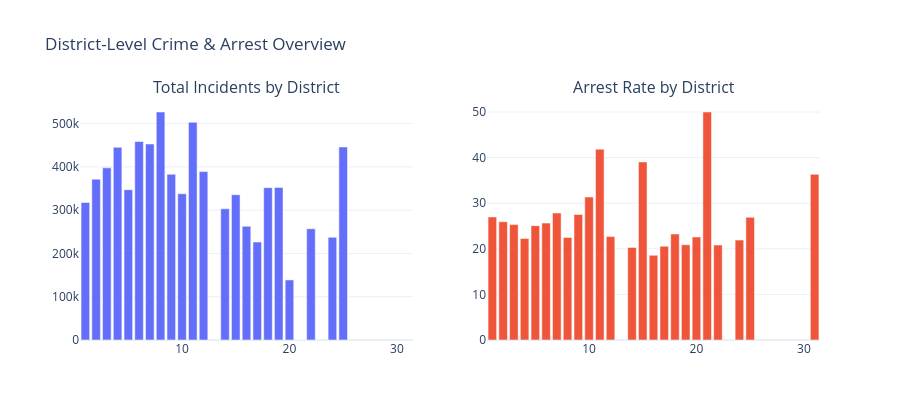

Notebook source saved alongside this figure:
### Code cell
# District-level breakdown
dist = df_raw.copy()
dist["arrest_flag"] = dist["Arrest"].map({"true":1,"false":0,True:1,False:0})

dist_stats = (dist.groupby("District")
              .agg(count=("Case Number","count"),
                   arrest_rate=("arrest_flag","mean"))
              .reset_index()
              .sort_values("count", ascending=False))

fig = make_subplots(rows=1, cols=2,
    subplot_titles=["Total Incidents by District","Arrest Rate by District"])

fig.add_trace(go.Bar(x=dist_stats["District"], y=dist_stats["count"]), row=1, col=1)
fig.add_trace(go.Bar(x=dist_stats["District"], y=dist_stats["arrest_rate"]*100), row=1, col=2)

fig.update_layout(height=420, template="plotly_white",
    title=" District-Level Crime & Arrest Overview", showlegend=False)
fig.show()

### Figure 1 — Plotly figure (JSON) as saved in the notebook; plotly's stock layout.template omitted (floating-point values rounded to 4 significant figures)
{"data": [{"type": "bar", "x": [8.0, 11.0, 6.0, 7.0, 25.0, 4.0, 3.0, 12.0, 9.0, 2.0, 19.0, 18.0, 5.0, 10.0, 15.0, 1.0, 14.0, 16.0, 22.0, 24.0, 17.0, 20.0, 31.0, 21.0], "xaxis": "x", "y": [526835, 503097, 458657, 452916, 446023, 445249, 397741, 389071, 383014, 371546, 352484, 352073, 347337, 337946, 335721, 317692, 303280, 262670, 256999, 237145, 226344, 138797, 245, 4], "yaxis": "y"}, {"type": "bar", "x": [8.0, 11.0, 6.0, 7.0, 25.0, 4.0, 3.0, 12.0, 9.0, 2.0, 19.0, 18.0, 5.0, 10.0, 15.0, 1.0, 14.0, 16.0, 22.0, 24.0, 17.0, 20.0, 31.0, 21.0], "xaxis": "x2", "y": [22.48, 41.85, 25.64, 27.84, 26.9, 22.27, 25.31, 22.67, 27.54, 25.94, 20.88, 23.25, 25.08, 31.36, 39.05, 26.99, 20.3, 18.58, 20.82, 21.91, 20.57, 22.6, 36.33, 50.0], "yaxis": "y2"}], "layout": {"annotations": [{"font": {"size": 16}, "showarrow": false, "text": "Total Incidents by District", "x": 0.225, "xanchor": "center", "xref": "paper", "y": 1, "yanchor": "bottom", "yref": "paper"}, {"font": {"size": 16}, "showarrow": false, "text": "Arrest Rate by District", "x": 0.775, "xanchor": "center", "xref": "paper", "y": 1, "yanchor": "bottom", "yref": "paper"}], "height": 420, "showlegend": false, "title": {"text": " District-Level Crime & Arrest Overview"}, "xaxis": {"anchor": "y", "domain": [0, 0.45]}, "xaxis2": {"anchor": "y2", "domain": [0.55, 1]}, "yaxis": {"anchor": "x", "domain": [0, 1]}, "yaxis2": {"anchor": "x2", "domain": [0, 1]}}}
